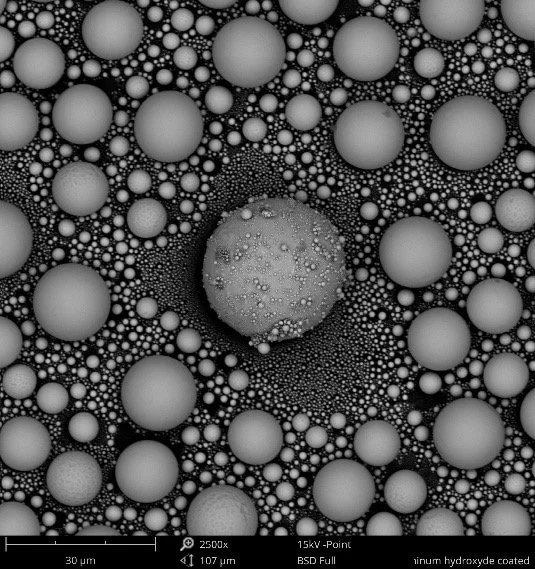
#> input picture preprocess/Test.jpg, 535 x 569 px
$ python preprocess.py --filename preprocess/Test.jpg
#> lines starting #> are read from the running program, lines starting #| are printed output that depends on the picture
import cv2
import argparse

parser = argparse.ArgumentParser()
parser.add_argument('--filename', type=str, help='Image name (full relative path, e.g., `raw/image-name.jpg`).')
parser.add_argument('--barlength', type=float, help='Bar length.')
args = parser.parse_args()
# test args
if args.filename: image_path = args.filename
else: raise ValueError('Missing arguments! Specify the path to the image to be segmented.')

def crop_fxd(img, top=0, bottom=70, left=0, right=0):
    h,w = img.shape
    return img[top:h-bottom,left:w-right,]

def crop_pct(img, pct=.1):
    height, width = img.shape[:2]
    start_row, start_col = int(height * pct), int(width * pct)
    end_row, end_col = int(height * (1.-pct)), int(width * (1.-pct))
    return img[start_row:end_row, start_col:end_col]

def preprocess(img, contrast = False):
    img_new = crop_fxd(img,)
    if contrast:
        clahe = cv2.createCLAHE(clipLimit=8., tileGridSize=(12,12))
        img_new = clahe.apply(img_new)
    return img_new


def get_bar(img):
    h,w = img.shape
    bar = crop_fxd(img, top=h-70, bottom=40, left=1097, right=68)
    return bar

img = cv2.imread(image_path, cv2.IMREAD_GRAYSCALE)
#> img: shape (569, 535); min 0, max 238, mean 80.9
if img is None: raise ValueError

if args.barlength:
    length = args.barlength
    bar = get_bar(img)
    pixels = bar.shape[1]
    print(f'Ratio = {length/pixels:.4f}')

img = preprocess(img)
#> in crop_fxd, `return img[top:h-bottom,left:w-right,]`:
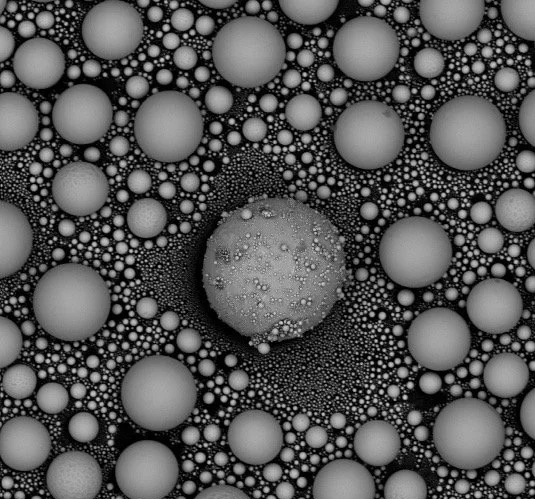
#> returned value: shape (499, 535); min 0, max 212, mean 84.9

path = image_path.split('/')[1]
cv2.imwrite('raw/'+path, img)
